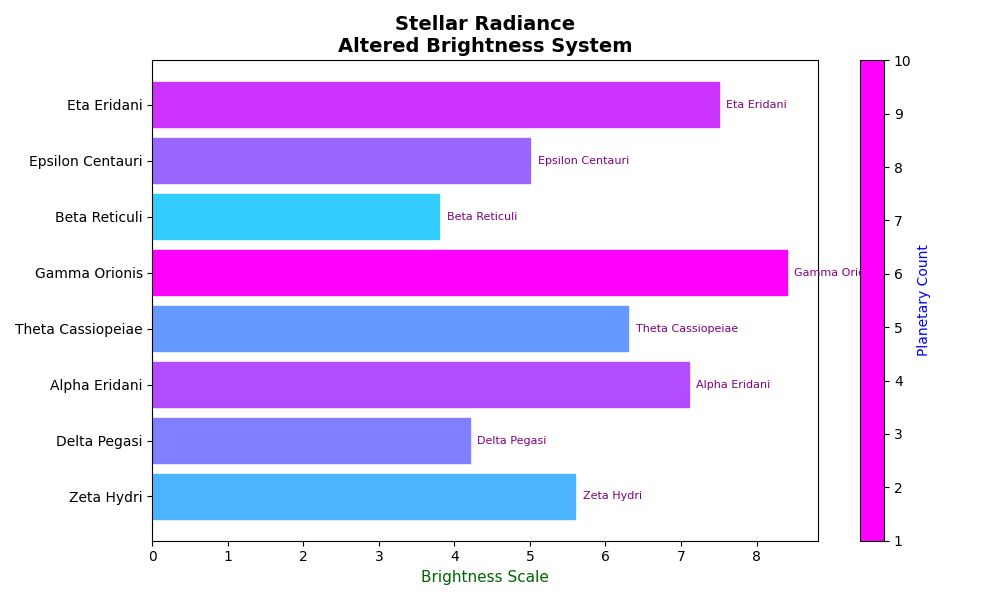

Here is the Python script that generated this plot:
import matplotlib.pyplot as plt
import numpy as np

# Arbitrarily altered brightness values for visualization.
brightness = [5.6, 4.2, 7.1, 6.3, 8.4, 3.8, 5.0, 7.5]
num_planets = [3, 5, 7, 4, 10, 2, 6, 8]

# Altered star names for randomization purpose.
star_names = [
    'Zeta Hydri', 
    'Delta Pegasi', 
    'Alpha Eridani', 
    'Theta Cassiopeiae', 
    'Gamma Orionis', 
    'Beta Reticuli',
    'Epsilon Centauri',   
    'Eta Eridani'      
]

fig, ax = plt.subplots(figsize=(10, 6))

y_positions = np.arange(len(star_names))

bars = ax.barh(y_positions, brightness, color='blue', edgecolor='black')

# Annotate the bars with the altered star names
for i, bar in enumerate(bars):
    ax.text(bar.get_width() + 0.1, bar.get_y() + bar.get_height()/2, star_names[i], 
            va='center', ha='left', fontsize=8, color='purple')

# Map the num_planets value to colors
bar_colors = plt.cm.cool([val/10 for val in num_planets])
for bar, color in zip(bars, bar_colors):
    bar.set_color(color)

cbar = plt.colorbar(plt.cm.ScalarMappable(cmap='cool'), ax=ax, boundaries=np.linspace(1, 10, 10))
cbar.set_label('Planetary Count', color='blue')  # Altered text

plt.title("Stellar Radiance\nAltered Brightness System", fontsize=14, fontweight='bold')  # Altered title
plt.xlabel("Brightness Scale", fontsize=11, color='darkgreen')  # Altered x-axis label
ax.set_yticks(y_positions)
ax.set_yticklabels(star_names)

plt.tight_layout()
plt.show()
